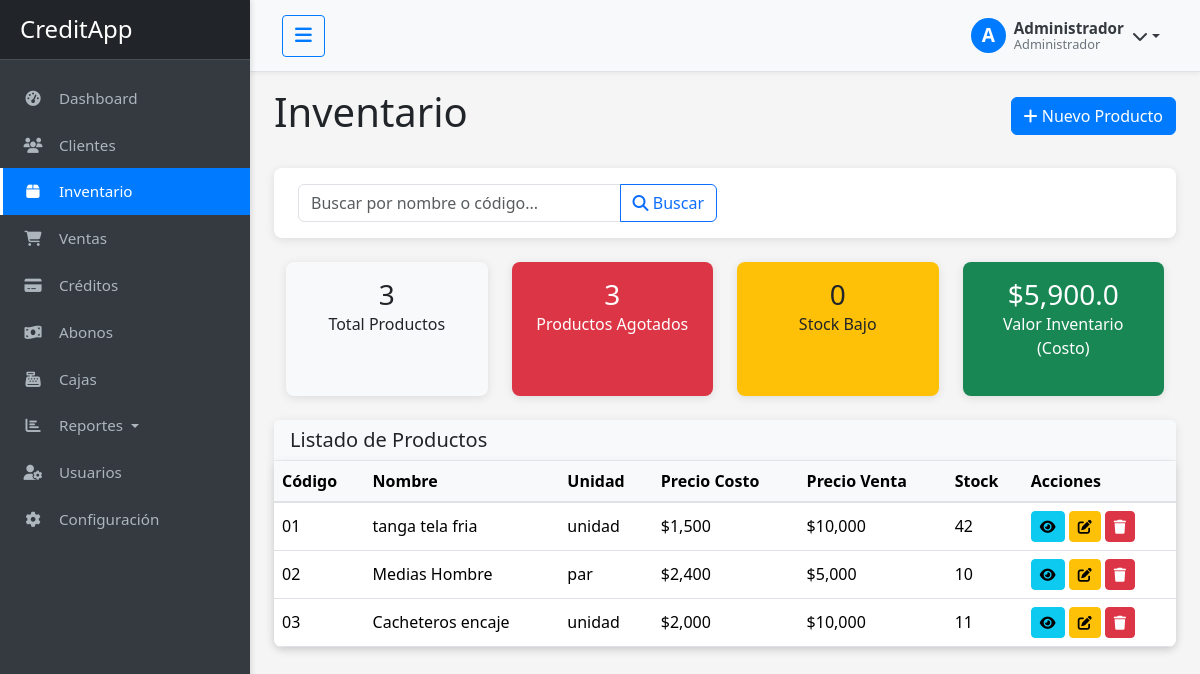
The app's page /productos/ (signed in) with its own data.
### app/models.py (models this page shows, shortened)
class Usuario(db.Model, UserMixin):
    __tablename__ = 'usuarios'
    id = db.Column(db.Integer, primary_key=True)
    nombre = db.Column(db.String(100), nullable=False)
    email = db.Column(db.String(100), unique=True, nullable=False)
    password = db.Column(db.String(200), nullable=False)
    rol = db.Column(db.String(20), nullable=False, default='usuario')
    fecha_registro = db.Column(db.DateTime, default=datetime.utcnow)
    activo = db.Column(db.Boolean, default=True)
    def is_admin(self):
        return self.rol == 'administrador'
    def is_vendedor(self):
        return self.rol == 'vendedor'
    def is_cobrador(self):
        return self.rol == 'cobrador'

class Producto(db.Model):
    __tablename__ = 'productos'
    id = db.Column(db.Integer, primary_key=True)
    codigo = db.Column(db.String(50), unique=True, nullable=False)
    nombre = db.Column(db.String(100), nullable=False)
    descripcion = db.Column(db.String(200), nullable=True)
    precio_compra = db.Column(db.Integer, nullable=True)
    precio_venta = db.Column(db.Integer, nullable=False)
    stock = db.Column(db.Integer, nullable=False, default=0)
    stock_minimo = db.Column(db.Integer, nullable=False, default=0)
    unidad = db.Column(db.String(20), nullable=True)
    fecha_registro = db.Column(db.DateTime, default=datetime.utcnow)
    detalles_venta = db.relationship('DetalleVenta', backref='producto', lazy=True)
    def esta_agotado(self):
        return self.stock <= 0
    def stock_bajo(self):
        return self.stock > 0 and self.stock <= self.stock_minimo

### app/controllers/productos.py (the view)
@productos_bp.route('/')
@login_required
@vendedor_required
def index():
    busqueda = request.args.get('busqueda', '')
    query = Producto.query
    if busqueda:
        query = query.filter(Producto.nombre.ilike(f"%{busqueda}%"))
    productos = query.all()
    solo_consulta = current_user.is_vendedor() and not current_user.is_admin()
    return render_template('productos/index.html', productos=productos, busqueda=busqueda, solo_consulta=solo_consulta)

### app/templates/productos/index.html (shortened to what this page needs)
{% extends "base.html" %}
{% block content %}
<div class="container-fluid">
    <div class="d-flex justify-content-between align-items-center mb-4">
        <h1>Inventario</h1>
        {% if not solo_consulta %}
        <a href="{{ url_for('productos.crear') }}" class="btn btn-primary">
            <i class="fas fa-plus"></i> Nuevo Producto
        </a>
        {% endif %}
    </div>
    <div class="card mb-4">
        <div class="card-body">
            <form method="GET" action="{{ url_for('productos.index') }}" class="row g-3">
                <div class="col-md-6">
                    <div class="input-group">
                        <input type="text" class="form-control" name="busqueda" placeholder="Buscar por nombre o código..." value="{{ busqueda }}">
                        <button class="btn btn-outline-primary" type="submit">
                            <i class="fas fa-search"></i> Buscar
                        </button>
                    </div>
                </div>
            </form>
        </div>
    </div>
    <div class="row mb-4">
        <div class="col-md-3">
            <div class="card bg-light h-100">
                <div class="card-body text-center">
                    <h3 class="mb-0">{{ productos|length }}</h3>
                    <p class="mb-0">Total Productos</p>
                </div>
            </div>
        </div>
        <div class="col-md-3">
            <div class="card bg-danger text-white h-100">
                <div class="card-body text-center">
                    <h3 class="mb-0">{{ productos|selectattr('esta_agotado')|list|length|default(0) }}</h3>
                    <p class="mb-0">Productos Agotados</p>
                </div>
            </div>
        </div>
        <div class="col-md-3">
            <div class="card bg-warning text-dark h-100">
                <div class="card-body text-center">
                    <h3 class="mb-0">{{ productos|rejectattr('esta_agotado')|selectattr('stock_bajo')|list|length|default(0) }}</h3>
                    <p class="mb-0">Stock Bajo</p>
                </div>
            </div>
        </div>
        <div class="col-md-3">
    <div class="card bg-success text-white h-100">
        <div class="card-body text-center">
            {% if current_user.is_admin() %}
            <h3 class="mb-0">{{ "${:,}".format(productos|sum(attribute='precio_compra')|default(0)|float) }}</h3>
            <p class="mb-0">Valor Inventario (Costo)</p>
            {% else %}
            <h3 class="mb-0">{{ productos|length - (productos|selectattr('esta_agotado')|list|length|default(0)) }}</h3>
            <p class="mb-0">Productos Disponibles</p>
            {% endif %}
        </div>
    </div>
</div>
    </div>
    <div class="card">
        <div class="card-header">
            <h5 class="mb-0">Listado de Productos</h5>
        </div>
        <div class="card-body p-0">
            <div class="table-responsive">
                <table class="table table-hover mb-0">
                    <thead class="table-light">
                        <tr>
                            <th>Código</th>
                            <th>Nombre</th>
                            <th>Unidad</th>
                            <th>Precio Costo</th>
                            <th>Precio Venta</th>
                            <th>Stock</th>
                            <th>Acciones</th>
                        </tr>
                    </thead>
                    <tbody>
                        {% if productos %}
                            {% for producto in productos %}
                            <tr {% if producto.esta_agotado() %}class="table-danger"{% elif producto.stock_bajo() %}class="table-warning"{% endif %}>
                                <td>{{ producto.codigo }}</td>
                                <td>{{ producto.nombre }}</td>
                                <td>{{ producto.unidad or 'Und.' }}</td>
                                <td>{{ "${:,}".format(producto.precio_compra|default(0)) }}</td>
                                <td>{{ "${:,}".format(producto.precio_venta|default(0)) }}</td>
                                <td>
                                    {% if producto.esta_agotado() %}
                                    <span class="badge bg-danger">Agotado</span>
                                    {% elif producto.stock_bajo() %}
                                    <span class="badge bg-warning text-dark">Bajo ({{ producto.stock }})</span>
                                    {% else %}
                                    {{ producto.stock }}
                                    {% endif %}
                                </td>
                                <td>
                                    <a href="{{ url_for('productos.detalle', id=producto.id) }}" class="btn btn-sm btn-info" data-bs-toggle="tooltip" title="Ver Detalle">
                                        <i class="fas fa-eye"></i>
                                    </a>
                                    {% if not solo_consulta %}
                                    <a href="{{ url_for('productos.editar', id=producto.id) }}" class="btn btn-sm btn-warning" data-bs-toggle="tooltip" title="Editar">
                                        <i class="fas fa-edit"></i>
                                    </a>
                                    <button type="button" class="btn btn-sm btn-danger" data-bs-toggle="modal" data-bs-target="#eliminarModal{{ producto.id }}" title="Eliminar">
                                        <i class="fas fa-trash"></i>
                                    </button>
                                    {% endif %}
                                </td>
                            </tr>
                            {% endfor %}
                        {% else %}
                            <tr>
                                <td colspan="7" class="text-center py-3">No se encontraron productos.</td>
                            </tr>
                        {% endif %}
                    </tbody>
                </table>
            </div>
        </div>
    </div>
</div>
{% endblock %}

### app/templates/base.html (shortened to what this page needs)
<!DOCTYPE html>
<html lang="es">
<head>
    <link href="https://cdn.jsdelivr.net/npm/bootstrap@5.3.2/dist/css/bootstrap.min.css" rel="stylesheet">
    <link rel="stylesheet" href="https://cdnjs.cloudflare.com/ajax/libs/font-awesome/6.4.2/css/all.min.css">
    <link rel="stylesheet" href="{{ url_for('static', filename='css/style.css') }}">
</head>
<body>
    <div class="wrapper">
        <nav id="sidebar" class="sidebar">
            <div class="sidebar-header">
                <h3>CreditApp</h3>
            </div>
            <ul class="list-unstyled components">
                <li {% if request.endpoint == 'dashboard.index' %}class="active"{% endif %}>
                    <a href="{{ url_for('dashboard.index') }}">
                        <i class="fas fa-tachometer-alt"></i>
                        Dashboard
                    </a>
                </li>
                <li {% if request.endpoint and 'clientes' in request.endpoint %}class="active"{% endif %}>
                    <a href="{{ url_for('clientes.index') }}">
                        <i class="fas fa-users"></i>
                        Clientes
                    </a>
                </li>
                {% if current_user.is_vendedor() or current_user.is_admin() %}
                <li {% if request.endpoint and 'productos' in request.endpoint %}class="active"{% endif %}>
                    <a href="{{ url_for('productos.index') }}">
                        <i class="fas fa-box"></i>
                        Inventario
                    </a>
                </li>
                <li {% if request.endpoint and 'ventas' in request.endpoint %}class="active"{% endif %}>
                    <a href="{{ url_for('ventas.index') }}">
                        <i class="fas fa-shopping-cart"></i>
                        Ventas
                    </a>
                </li>
                {% endif %}
                <li {% if request.endpoint and 'creditos' in request.endpoint %}class="active"{% endif %}>
                    <a href="{{ url_for('creditos.index') }}">
                        <i class="fas fa-credit-card"></i>
                        Créditos
                    </a>
                </li>
                {% if current_user.is_cobrador() or current_user.is_admin() %}
                <li {% if request.endpoint and 'abonos' in request.endpoint %}class="active"{% endif %}>
                    <a href="{{ url_for('abonos.index') }}">
                        <i class="fas fa-money-bill-wave"></i>
                        Abonos
                    </a>
                </li>
                {% endif %}
                {% if current_user.is_admin() %}
                <li {% if request.endpoint and 'cajas' in request.endpoint %}class="active"{% endif %}>
                    <a href="{{ url_for('cajas.index') }}">
                        <i class="fas fa-cash-register"></i>
                        Cajas
                    </a>
                </li>
                <li class="nav-item dropdown {% if request.endpoint and 'reportes' in request.endpoint %}active{% endif %}">
                    <a href="#reportesSubmenu" data-bs-toggle="collapse" aria-expanded="false" class="dropdown-toggle">
                        <i class="fas fa-chart-bar"></i>
                        Reportes
                    </a>
                </li>
                <li {% if request.endpoint and 'usuarios' in request.endpoint %}class="active"{% endif %}>
                    <a href="{{ url_for('usuarios.index') }}">
                        <i class="fas fa-user-cog"></i>
                        Usuarios
                    </a>
                </li>
                <li {% if request.endpoint and 'config' in request.endpoint %}class="active"{% endif %}>
                    <a href="{{ url_for('config.editar') }}">
                        <i class="fas fa-cog"></i>
                        Configuración
                    </a>
                </li>
                {% endif %}
            </ul>
        </nav>
        <div id="content">
            <nav class="navbar navbar-expand-lg navbar-light bg-light">
                <div class="container-fluid">
                    <button type="button" id="sidebarCollapseDesktop" class="btn btn-outline-primary d-none d-md-block">
                        <i class="fas fa-bars"></i>
                    </button>
                    <div class="ms-auto">
                        <div class="dropdown user-profile-dropdown">
                            <a href="#" class="dropdown-toggle user-profile-link" id="dropdownUser" data-bs-toggle="dropdown" aria-expanded="false">
                                <div class="d-flex align-items-center">
                                    <div class="avatar-circle">
                                        <span class="initials">{{ current_user.nombre[0]|upper }}</span>
                                    </div>
                                    <div class="user-info ms-2 d-none d-md-block">
                                        <div class="user-name">{{ current_user.nombre }}</div>
                                        <div class="user-role">
                                            {% if current_user.rol == 'administrador' %}
                                                Administrador
                                            {% elif current_user.rol == 'vendedor' %}
                                                Vendedor
                                            {% elif current_user.rol == 'cobrador' %}
                                                Cobrador
                                            {% endif %}
                                        </div>
                                    </div>
                                    <i class="fas fa-chevron-down ms-2"></i>
                                </div>
                            </a>
                        </div>
                    </div>
                </div>
            </nav>
            <div class="container-fluid mt-3">
                {% block content %}{% endblock %}
            </div>
        </div>
    </div>
</body>
</html>

### records on screen
Usuario: nombre "A", nombre "Administrador"
Producto: codigo "01", nombre "tanga tela fria", unidad "unidad", precio_compra "$1,500", precio_venta "$10,000", stock "42"
Producto: codigo "02", nombre "Medias Hombre", unidad "par", precio_compra "$2,400", precio_venta "$5,000", stock "10"
Producto: codigo "03", nombre "Cacheteros encaje", unidad "unidad", precio_compra "$2,000", precio_venta "$10,000", stock "11"

### other values on screen
{{ productos|length }} "3"
{{ productos|selectattr('esta_agotado')|list|length|default(0) }} "3"
